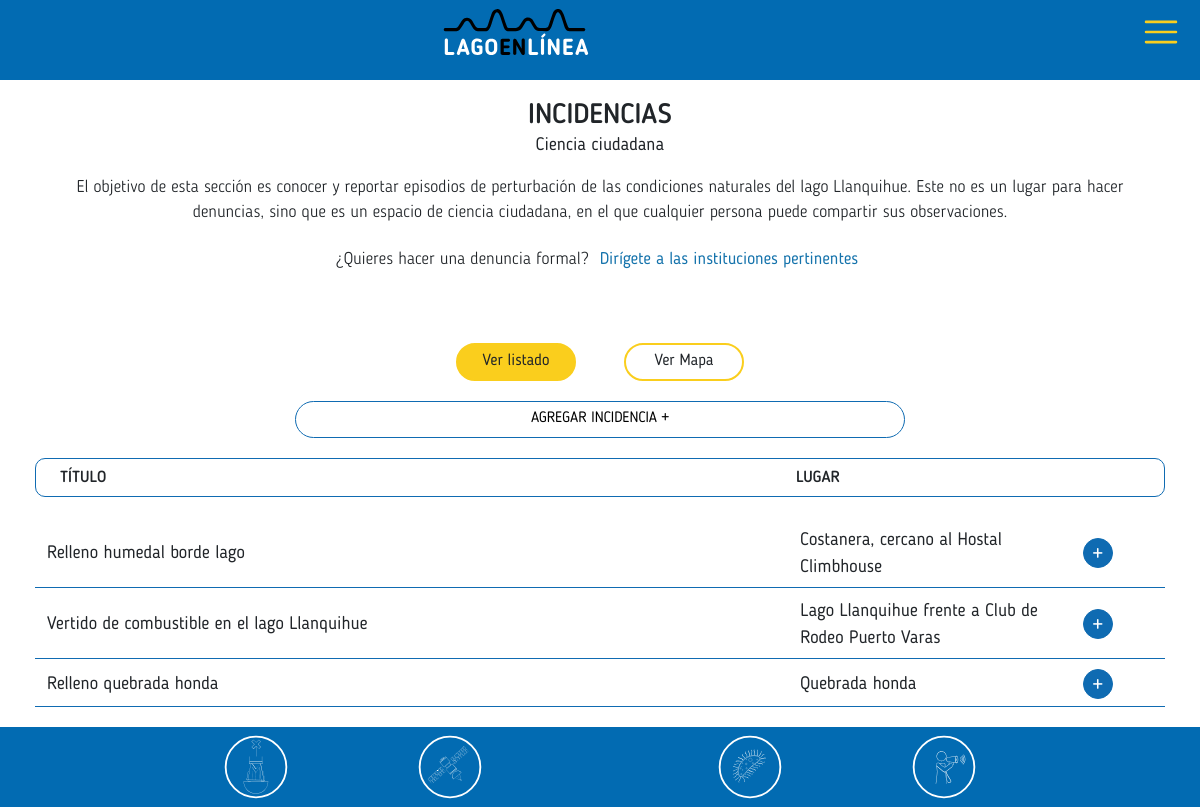
The page /mobile/incidencias.php on the database its author committed.
### tables this page shows
CREATE TABLE `incidentes` (
  `ID` int(11) NOT NULL,
  `Nombre` varchar(255) DEFAULT NULL,
  `Fecha` datetime DEFAULT NULL,
  `Autor` varchar(255) DEFAULT NULL,
  `Email` varchar(255) DEFAULT NULL,
  `Lugar` varchar(255) DEFAULT NULL,
  `Categoria` varchar(255) DEFAULT NULL,
  `Descripcion` text DEFAULT NULL,
  `Lat` double DEFAULT NULL,
  `Lng` double DEFAULT NULL,
  `Estado` varchar(45) DEFAULT NULL,
  `File1` varchar(400) DEFAULT NULL,
  `File2` varchar(400) DEFAULT NULL,
  `File3` varchar(400) DEFAULT NULL
);

### mobile/incidencias.php (the view, shortened to what this page needs)
<!DOCTYPE html>
<html lang="es">
<head>
	<link rel='stylesheet' href='assets/fonts/blogger_fonts.css'>
	<link href="https://cdn.jsdelivr.net/npm/bootstrap@5.0.2/dist/css/bootstrap.min.css" rel="stylesheet">
	<link href="https://cdnjs.cloudflare.com/ajax/libs/font-awesome/4.7.0/css/font-awesome.min.css" rel="stylesheet">
	<link href="assets/css/style.css" rel="stylesheet">
	<link rel="stylesheet" href="../asset/dist/css/lightbox.min.css">
</head>
<body>
	<section>
		<?php include('assets/newmenumobile.php') ?>
	</section>
	<section id="contenidos">
		<?php
			if ($_GET['iid'] == '') {
		?>
		<div class="container">
			<div class="row">
				<div class="col-12 text-center titulo-tecnologias info-incidencias">
					<h2>INCIDENCIAS</h2>
					<p>Ciencia ciudadana</p>
				</div>
			</div>
			<div class="row">
				<div class="col-12 texto-azul-1 cont-incidencias">
					<p>El objetivo de esta sección es conocer y reportar episodios de perturbación de las condiciones naturales del lago Llanquihue. Este no es un lugar para hacer denuncias, sino que es un espacio de ciencia ciudadana, en el que cualquier persona puede compartir sus observaciones.</p>
					<p>¿Quieres hacer una denuncia formal? <button type="button" data-bs-toggle="modal" data-bs-target="#staticBackdrop">Dirígete a las instituciones pertinentes</button></p>
				</div>
			</div>
		</div>
	</section>
	<section id="incidencia">
		<div class="container">
			<div class="row">
				<div class="col btn-incidencias" style='display: flex; flex-direction:row;margin:20px;justify-content:center;align-items:center'>
					<div id='listado' class='allbuttons graphbutton graphbuttonclicked incidencia-listado'>Ver listado</div>
					<div id='mapa' class='allbuttons graphbutton incidencia-mapa'>Ver Mapa</div>
				</div>
			</div>
			<div class="row">
				<div class="col-12">
					<div class="row sectionsdiv tab-incidencias" id='listadodiv' >
						<button id='nuevoincidente'>AGREGAR INCIDENCIA +</button>
						<div class="row title-incidencias">
							<div class="col-8"><h5>TÍTULO</h5></div>
							<div class="col-3"><h5>LUGAR</h5></div>
							<div class="col-1"><h5></h5></div>
						</div>
						<table style='margin-top:20px' class="tab-inciden">
							<tbody class="cont-tab-inicidencias">
							<?php
								$sql = "SELECT *, DATE(Fecha) as DateFecha FROM incidentes WHERE Estado = 'Publicado'";
								$result = mysql_query($sql);
								while ($row = mysql_fetch_assoc($result)) {
									echo "<tr>";
									echo "<td class='col-8'>{$row['Nombre']}</td>";
									echo "<td class='col-3'>{$row['Lugar']}</td>";
									echo "<td class='col-1'><button class='moreinfo' incidenteid='{$row['ID']}'>+</button></td>";
									echo "</tr>";
								}
							?>
							</tbody>
						</table>
					</div>
				</div>
			</div>
		</div>
	</section>
		<?php
	}
	?>
	<section>
		<?php include('assets/menudown.php') ?>
	</section>
</body>
</html>

### mobile/assets/newmenumobile.php (shortened to what this page needs)
<div class="container-fluid" id="area-header">
    <div class="row">
        <div class="col-12">
            <nav class="navbar  navbar-light">
                <div class="container-fluid">
                    <div class="text-center logo">
                        <a href="/mobile/"><img src="assets/img/logo_img.svg" alt="logo"></a>
                    </div>
                    <button class="navbar-toggler" type="button" data-bs-toggle="offcanvas" data-bs-target="#offcanvasNavbar" aria-controls="offcanvasNavbar">
                        <span class="navbar-toggler-icon"></span>
                    </button>
                </div>
            </nav>
        </div>
    </div>
</div>

### mobile/assets/menudown.php
<div class="container-fluid fixed-bottom" id="area-footer">
    <div class="row">
        <div class="col-3 icon-foot-01"><a href="monitoreo.php"><img src="assets/img/menu_icono_01.svg" alt="boya"></a></div>
        <div class="col-3 icon-foot-02"><a href="teledeteccion.php"><img src="assets/img/menu_icono_02.svg" alt="teledetección"></a></div>
        <div class="col-3 icon-foot-03"><a href="metagenomica.php"><img src="assets/img/menu_icono_03.svg" alt="metagenomica"></a></div>
	    <div class="col-3 icon-foot-04"><a href="incidencias.php"><img src="assets/img/menu_icono_04.svg" alt="incidencias"></a></div>
    </div>
</div>

### mobile/assets/css/style.css (style rules this page uses)
body { font-family: "Blogger Sans"; margin: 0 auto; }
#contenidos { padding-bottom: 30px; padding-top: 20px; }
p, h1, h2, h3, h4, h5, h6 { font-family: "Blogger Sans" !important; }
#area-header { background-color: #026bb2; height: 10vh; }
.logo > a > img { width: 32vw; height: 6vh; margin-left: 24vw; }
.navbar-toggler { font-size: 1.4rem; margin-right: -30px; }
.navbar-light .navbar-toggler-icon { width: 5vh; }
.navbar-light .navbar-toggler { color: rgba(1, 107, 172); border-color: rgba(1, 107, 172, 0); }
#area-footer { background-color: #026bb2; height: 10vh; z-index: 10001; }
.icon-foot-01 { text-align: right; }
.icon-foot-01 > a > img { height: 8vh; margin-top: 1vh; }
.icon-foot-02 { text-align: center; }
.icon-foot-02 > a > img { height: 8vh; margin-top: 1vh; }
.icon-foot-03 { text-align: center; }
.icon-foot-03 > a > img { height: 8vh; margin-top: 1vh; }
.icon-foot-04 { text-align: left; }
.icon-foot-04 > a > img { height: 8vh; margin-top: 1vh; }
.titulo-tecnologias > h2 { font-size: 3.5vh; }
.graphbuttonclicked { background-color: #face1d; border: 2px solid #face1d; font-size: 2vh; margin-left: 2vw; margin-right: 2vw; width: 21vw; border-radius: 30px; padding-top: 4px; cursor: pointer; }
.graphbutton { font-size: 2vh; margin-left: 2vw; margin-right: 2vw; width: 21vw; border-radius: 30px; padding-top: 4px; border: 2px solid #face1d; cursor: pointer; }
.texto-azul-1 > p { margin-bottom: 20px; text-align: center; font-size: 17px; font-weight: 300; }
.info-incidencias > p { font-size: 18px !important; margin-top: -10px !important; }
.cont-incidencias > p > button { background-color: #FFFFFF; border: none; color: #1573ac; }
#incidencia { margin-bottom: 100px; }
.tab-incidencias { padding-left: 5px; padding-right: 5px; }
.tab-incidencias > button { float: right; width: 54% !important; border: 1.5px solid #0F6BB2; border-radius: 20px; background: #FFFFFF; padding: 6px 20px 6px 20px !important; margin-left: 23%; font-size: 15px; }
.btn-incidencias>div { font-size: 16px !important; height: 38px; width: 120px; text-align: center; }
.title-incidencias { border: 1px solid #0F6BB2; border-radius: 10px; margin-left: 0px; margin-top: 20px; padding-top: 10px; }
.title-incidencias > div > h5 { font-size: 16px; font-weight: 500; }
.cont-tab-inicidencias>tr>td { border-bottom: 1.4px solid #0F6BB2; padding-top: 10px; padding-bottom: 6px; padding-left: 12px; font-size: 18px; }
.moreinfo { background: #0F6BB2; border: 1px solid #0F6BB2; color: #FFFFFF; font-size: 20px; height: 30px; width: 30px; border-radius: 50px; }

### rows shown on the page
incidentes: Nombre "Relleno humedal borde lago", Lugar "Costanera, cercano al Hostal Climbhouse"
incidentes: Nombre "Vertido de combustible en el lago Llanquihue", Lugar "Lago Llanquihue frente a Club de Rodeo Puerto Varas"
incidentes: Nombre "Relleno quebrada honda", Lugar "Quebrada honda"
